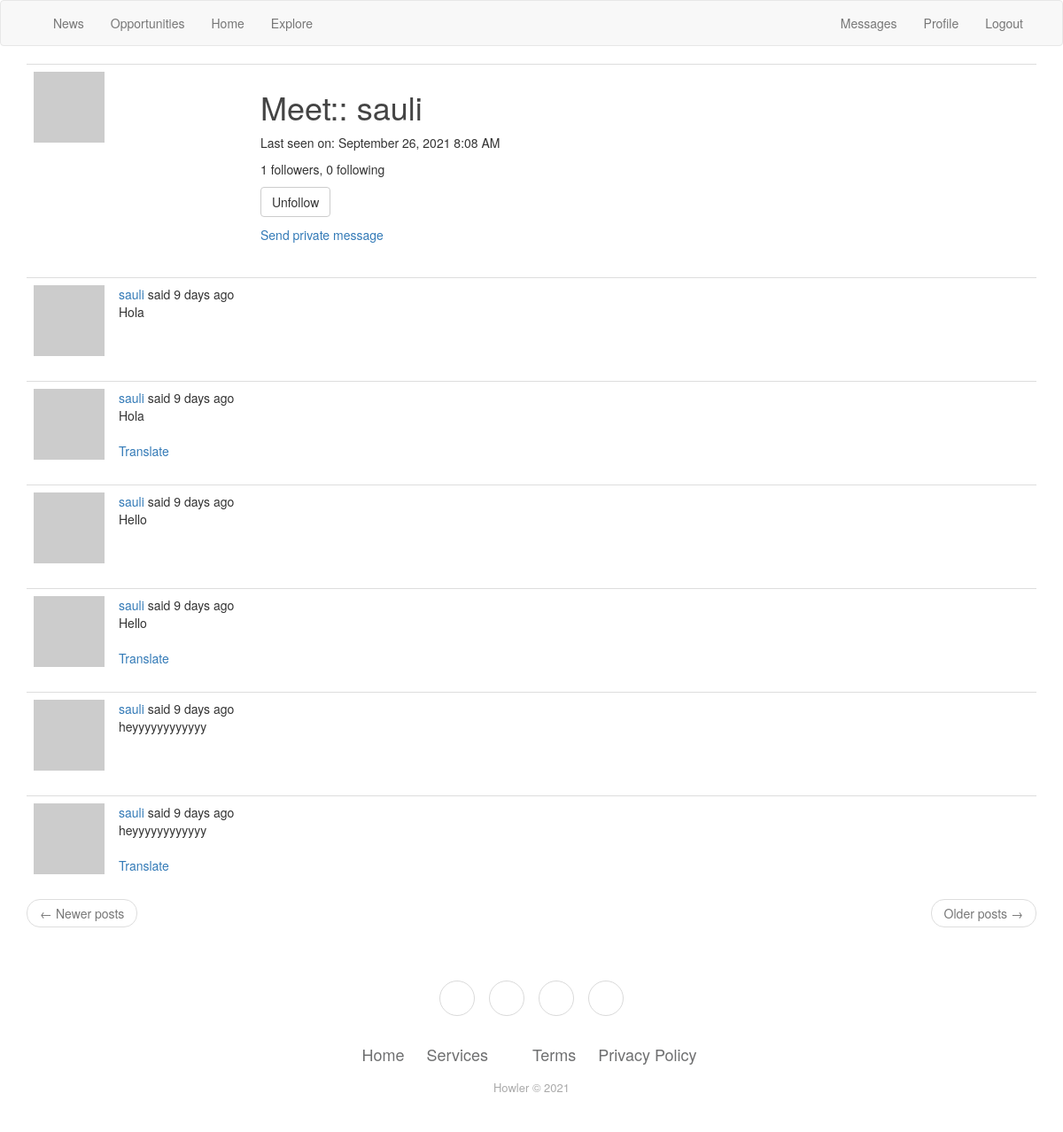
/user/sauli (signed in), run on the app's committed database.
### app/models.py (models this page shows, shortened)
class User(UserMixin,db.Model):
    id = db.Column(db.Integer, primary_key=True)
    username = db.Column(db.String(64), index=True, unique=True)
    email = db.Column(db.String(120), index=True, unique=True)
    password_hash = db.Column(db.String(128))
    posts = db.relationship('Post', backref='author', lazy='dynamic')
    job = db.relationship('Jobpost', backref='author', lazy='dynamic')  #This will also link with jobpost
    about_me = db.Column(db.String(1500))
    last_seen = db.Column(db.DateTime, default=datetime.utcnow)
    followed = db.relationship(
        'User', secondary=followers,
        primaryjoin=(followers.c.follower_id == id),
        secondaryjoin=(followers.c.followed_id == id),
        backref=db.backref('followers', lazy='dynamic'), lazy='dynamic')
    messages_sent = db.relationship('Message',
                                    foreign_keys='Message.sender_id',
                                    backref='author', lazy='dynamic')
    messages_received = db.relationship('Message',
                                        foreign_keys='Message.recipient_id',
                                        backref='recipient', lazy='dynamic')
    last_message_read_time = db.Column(db.DateTime)
    notifications = db.relationship('Notification', backref='user',
                                    lazy='dynamic')
    def new_messages(self):
        last_read_time = self.last_message_read_time or datetime(1900, 1, 1)
        return Message.query.filter_by(recipient=self).filter(
            Message.timestamp > last_read_time).count()
    def avatar(self, size):
        digest = md5(self.email.lower().encode('utf-8')).hexdigest()
        return 'https://www.gravatar.com/avatar/{}?d=identicon&s={}'.format(
            digest, size)
    def is_following(self, user):
        return self.followed.filter(
            followers.c.followed_id == user.id).count() > 0

class Post(db.Model):
    id = db.Column(db.Integer, primary_key=True)
    body = db.Column(db.String(140))
    timestamp = db.Column(db.DateTime, index=True, default=datetime.utcnow)
    user_id = db.Column(db.Integer, db.ForeignKey('user.id'))
    language = db.Column(db.String(5))

### app/routes.py (the view)
@app.route('/user/<username>')
@login_required
def user(username):
    user = User.query.filter_by(username=username).first_or_404()
    page = request.args.get('page', 1, type=int)
    posts = user.posts.order_by(Post.timestamp.desc()).paginate(
        page, app.config['POSTS_PER_PAGE'], False)
    next_url = url_for('user', username=user.username, page=posts.next_num) \
        if posts.has_next else None
    prev_url = url_for('user', username=user.username, page=posts.prev_num) \
        if posts.has_prev else None
    form = EmptyForm()
    return render_template('user.html', user=user, posts=posts.items,
                           next_url=next_url, prev_url=prev_url, form=form)

### app/forms.py
class EmptyForm(FlaskForm):
    submit = SubmitField('Submit')

### app/models.py (called while the page is built)
@login.user_loader
def load_user(id):
    return User.query.get(int(id))

### app/routes.py (called while the page is built)
@app.before_request  #Checks if user is logged to know when they have been last seen.
def before_request():
    if current_user.is_authenticated:
        current_user.last_seen = datetime.utcnow()
        db.session.commit()
    g.locale = str(get_locale())

@app.before_request
def before_request():
    g.locale = str(get_locale())

### app/templates/user.html (shortened to what this page needs)
{% extends "base.html" %}
{% block app_content %}
    <table class="table table-hover">
        <tr>
            <td width="256px"><img src="{{ user.avatar(256) }}"></td>
            <td>
                <h1>{{ _('Meet:') }}: {{ user.username }}</h1>
                {% if user.last_seen %}
                <p>{{ _('Last seen on') }}: {{ moment(user.last_seen).format('LLL') }}</p>
                {% endif %}
                <p>{{ _('%(count)d followers', count=user.followers.count()) }}, {{ _('%(count)d following', count=user.followed.count()) }}</p>
                {% if user == current_user %}
                <p><a href="{{ url_for('edit_profile') }}">{{ _('Edit your profile') }}</a></p>
                {% else %}
                <p>
                    <form action="{{ url_for('unfollow', username=user.username) }}" method="post">
                        {{ form.submit(value=_('Unfollow'), class_='btn btn-default') }}
                    </form>
                </p>
                {% endif %}
                {% if user != current_user %}
                <p><a href="{{ url_for('send_message', recipient=user.username) }}">{{ _('Send private message') }}</a></p>
                {% endif %}
            </td>
        </tr>
    </table>
    {% for post in posts %}
        {% include '__post.html' %}
    {% endfor %}
    <nav aria-label="...">
        <ul class="pager">
            <li class="previous{% if not prev_url %} disabled{% endif %}">
                <a href="{{ prev_url or '#' }}">
                    <span aria-hidden="true">&larr;</span> {{ _('Newer posts') }}
                </a>
            </li>
            <li class="next{% if not next_url %} disabled{% endif %}">
                <a href="{{ next_url or '#' }}">
                    {{ _('Older posts') }} <span aria-hidden="true">&rarr;</span>
                </a>
            </li>
        </ul>
    </nav>
{% endblock %}

### app/templates/__post.html (shortened to what this page needs)
<table class="table table-hover">
        <tr>
            <td width="70px">
                <a href="{{ url_for('user', username=post.author.username) }}">
                    <img src="{{ post.author.avatar(70) }}" />
                </a>
            </td>
            <td>
                {{ _('%(username)s said %(when)s',
                    username=user_link, when=moment(post.timestamp).fromNow()) }}
                <br>
                <span id="post{{ post.id }}">{{ post.body }}</span>
                {% if post.language and post.language != g.locale %}
                <br><br>
                <span id="translation{{ post.id }}">
                    <a href="javascript:translate(
                                '#post{{ post.id }}',
                                '#translation{{ post.id }}',
                                '{{ post.language }}',
                                '{{ g.locale }}');">{{ _('Translate') }}</a>
                </span>
                {% endif %}
            </td>
        </tr>
    </table>

### app/static/main.css (style rules this page uses)
h1, h2, h3, h4, h5, h6 { color: #444444; }

### data on the page
User: username "sauli", last_seen "September 26, 2021 8:08 AM"
Post: body "Hola"
Post: body "Hola"
Post: body "Hello"
Post: body "Hello"
Post: body "heyyyyyyyyyyyy"
Post: body "heyyyyyyyyyyyy"
